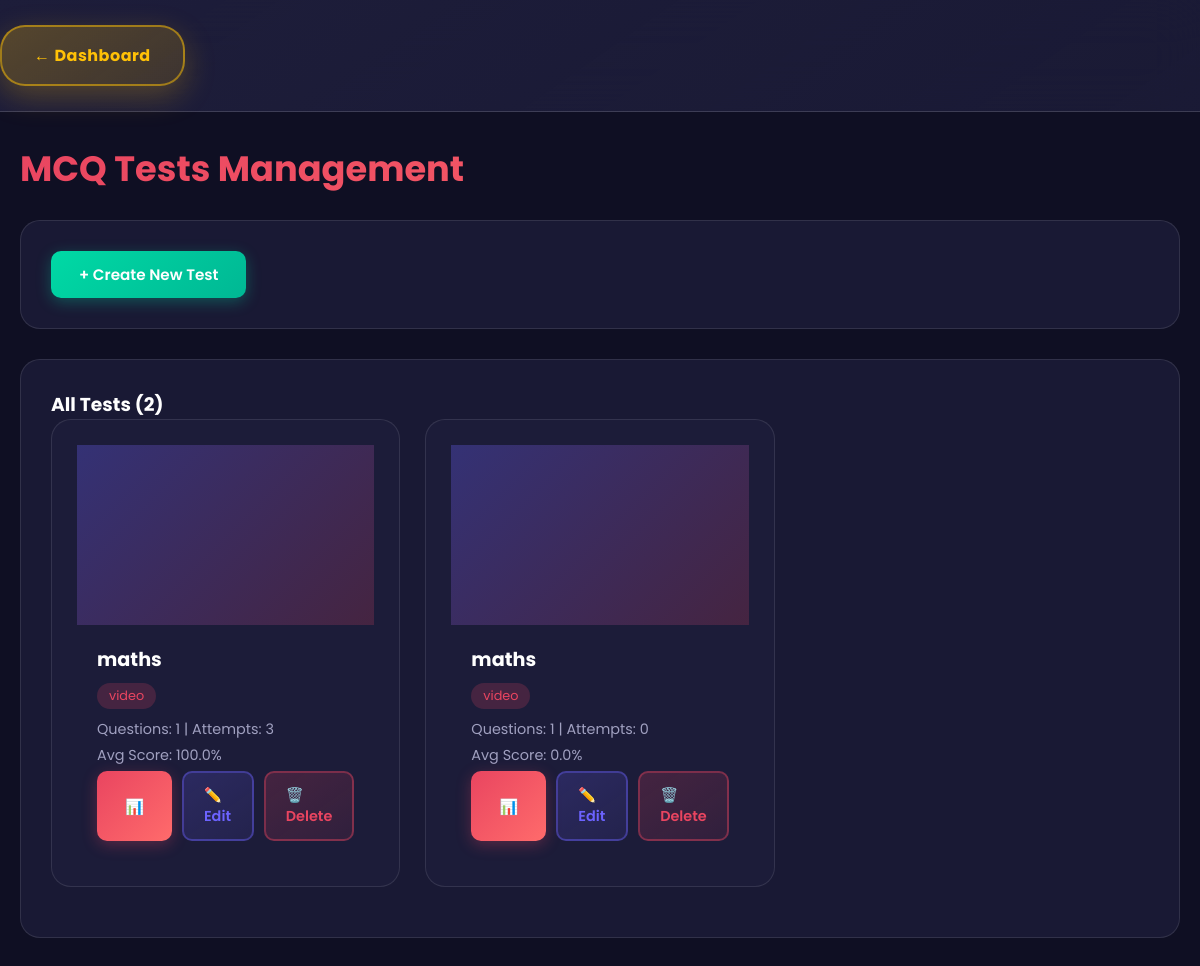
/teacher/tests/manage (signed in), run on the app's committed database.
### models.py (models this page shows)
class McqTest(Base):
    __tablename__ = 'mcq_tests'
    id = Column(Integer, primary_key=True)
    subject_id = Column(Integer, ForeignKey('subjects.id'), nullable=False)
    title = Column(String(200), nullable=False)
    topic = Column(String(100), nullable=False)
    created_by = Column(Integer, ForeignKey('users.id'), nullable=False)
    created_at = Column(TIMESTAMP, default=datetime.utcnow)
    questions = relationship('McqQuestion', back_populates='test')

### app.py (the view)
@app.route('/teacher/tests')
@app.route('/teacher/tests/manage')
@login_required
def teacher_tests():
    if current_user.role.value != 'teacher':
        return redirect('/teacher/login')
    session_db = get_session()
    tests = session_db.query(McqTest).order_by(McqTest.created_at.desc()).all()
    for test in tests:
        test.id = test.id
        test.question_count = session_db.query(McqQuestion).filter_by(test_id=test.id).count()
        test.attempts = session_db.query(TestResult).filter_by(test_id=test.id).count()
        results = session_db.query(TestResult).filter_by(test_id=test.id).all()
        test.avg_score = sum(r.score / r.total_questions for r in results) / len(results) if results else 0
    session_db.close()
    return render_template('teacher_tests.html', tests=tests)

### app.py (called while the page is built)
@login_manager.user_loader
def load_user(user_id):
    session = get_session()
    user = session.query(User).get(int(user_id))
    session.close()
    if user:
        return FlaskUser(user)
    return None

### models.py (called while the page is built)
def get_engine(db_url='sqlite:///attendance.db'):
    return create_engine(db_url, echo=False)

def get_session():
    engine = get_engine()
    SessionLocal = sessionmaker(autocommit=False, autoflush=False, bind=engine)
    return SessionLocal()

### templates/teacher_tests.html (shortened to what this page needs)
<!DOCTYPE html>
<html lang="en">
<head>
    <link rel="stylesheet" href="{{ url_for('static', filename='css/style.css') }}">
</head>
<body>
    <nav>
        <a href="/teacher/dashboard" class="back-btn">
            ← Dashboard
        </a>
    </nav>
    <div class="container">
        <h1>MCQ Tests Management</h1>
        <div class="card" style="margin-bottom: 30px;">
            <a href="/teacher/tests/create" class="btn btn-success">
                + Create New Test
            </a>
        </div>
        <div class="card">
            <h3>All Tests ({{ tests|length }})</h3>
            <div class="video-grid">
                {% for test in tests %}
                <div class="video-card test-card">
                    <div class="video-thumbnail">
                    </div>
                    <div class="video-info">
                        <h4>{{ test.title }}</h4>
                        <span class="video-topic">{{ test.topic }}</span>
                        <p>Questions: {{ test.question_count }} | Attempts: {{ test.attempts }}</p>
                        <p>Avg Score: {{ "%.1f"|format(test.avg_score * 100) }}%</p>
                        <div style="display: flex; gap: 10px;">
                            <a href="/teacher/tests/{{ test.id }}/detail" class="btn btn-primary">
                                📊
                            </a>
                            <a href="/teacher/tests/{{ test.id }}/edit" class="btn btn-edit">
                                ✏️ Edit
                            </a>
                            <a href="/teacher/tests/{{ test.id }}/delete" class="btn btn-delete" onclick="return confirm('Delete test?')">
                                🗑️ Delete
                            </a>
                        </div>
                    </div>
                </div>
                {% else %}
                <div class="empty-state">
                    <i class="fas fa-clipboard-list"></i>
                    <h3>No Tests Created</h3>
                    <p>Create your first MCQ test above.</p>
                </div>
                {% endfor %}
            </div>
        </div>
    </div>
</body>
</html>

### static/css/style.css (style rules this page uses)
:root { --primary: #1a1a2e; --secondary: #16213e; --accent: #e94560; --success: #00d9a5; --warning: #ffc107; --background: #0f0f23; --card-bg: #1f1f3d; --text-primary: #ffffff; --text-secondary: #a0a0c0; --gradient-1: linear-gradient(135deg, #1a1a2e 0%, #16213e 100%); --gradient-2: linear-gradient(135deg, #e94560 0%, #ff6b6b 100%); --gradient-3: linear-gradient(135deg, #00d9a5 0%, #00b894 100%); --glass: rgba(31, 31, 61, 0.7); --glass-border: rgba(255, 255, 255, 0.1); --shadow: 0 8px 32px rgba(0, 0, 0, 0.3); --transition: all 0.3s ease; }
* { margin: 0; padding: 0; box-sizing: border-box; }
body { font-family: 'Poppins', sans-serif; background: var(--background); color: var(--text-primary); min-height: 100vh; overflow-x: hidden; }
.container { max-width: 1400px; margin: 0 auto; padding: 0 20px; }
.btn { padding: 12px 28px; border: none; border-radius: 10px; font-family: 'Poppins', sans-serif; font-weight: 600; font-size: 0.95rem; cursor: pointer; transition: var(--transition); text-decoration: none; display: inline-flex; align-items: center; gap: 8px; }
.btn-primary { background: var(--gradient-2); color: white; box-shadow: 0 4px 15px rgba(233, 69, 96, 0.3); }
.btn-success { background: var(--gradient-3); color: white; box-shadow: 0 4px 15px rgba(0, 217, 165, 0.3); }
.card { background: var(--glass); border-radius: 20px; padding: 30px; border: 1px solid var(--glass-border); margin-bottom: 30px; }
.btn-edit { background: linear-gradient(145deg, rgba(108,99,255,0.2), rgba(108,99,255,0.1)); border: 2px solid rgba(108,99,255,0.4); color: #6c63ff; padding: 12px 20px; font-size: 0.9rem; }
.btn-delete { background: linear-gradient(145deg, rgba(233,69,96,0.2), rgba(233,69,96,0.1)); border: 2px solid rgba(233,69,96,0.4); color: var(--accent); padding: 12px 20px; font-size: 0.9rem; }
.back-btn { display: inline-flex; align-items: center; gap: 12px; padding: 16px 32px; background: linear-gradient(145deg, rgba(255,193,7,0.25), rgba(255,193,7,0.15)); border: 2px solid rgba(255,193,7,0.5); color: var(--warning); font-weight: 700; border-radius: 25px; text-decoration: none; transition: all 0.4s cubic-bezier(0.175, 0.885, 0.32, 1.275); box-shadow: 0 10px 30px rgba(255,193,7,0.25); font-size: 1rem; letter-spacing: 0.5px; }
nav { padding: 25px 0; background: linear-gradient(145deg, rgba(31,31,61,0.9), rgba(31,31,61,0.7)); backdrop-filter: blur(25px); border-bottom: 1px solid rgba(255,255,255,0.15); margin-bottom: 20px; }
.video-grid { display: grid; grid-template-columns: repeat(auto-fill, minmax(300px, 1fr)); gap: 25px; }
.video-card { background: var(--glass); border-radius: 20px; overflow: hidden; border: 1px solid var(--glass-border); transition: var(--transition); }
.video-thumbnail { width: 100%; height: 180px; background: var(--secondary); display: flex; align-items: center; justify-content: center; font-size: 3rem; color: var(--text-secondary); }
.video-info { padding: 20px; }
.video-topic { background: rgba(233, 69, 96, 0.2); color: var(--accent); padding: 4px 12px; border-radius: 20px; font-size: 0.8rem; display: inline-block; margin-bottom: 10px; }
.test-card { background: var(--glass); border-radius: 20px; padding: 25px; border: 1px solid var(--glass-border); margin-bottom: 20px; transition: var(--transition); }
.test-card { position: relative; overflow: hidden; }
.test-card .video-thumbnail { background: linear-gradient(135deg, rgba(108, 99, 255, 0.3), rgba(233, 69, 96, 0.2)); font-size: 3.5rem; }
.test-card .video-info h4 { font-size: 1.2rem; margin-bottom: 8px; }
.test-card .video-info p { color: var(--text-secondary); font-size: 0.9rem; margin-bottom: 5px; }
body > .container > h1 { font-size: 2.2rem; font-weight: 700; margin: 30px 0 25px; background: var(--gradient-2); -webkit-background-clip: text; -webkit-text-fill-color: transparent; background-clip: text; }

### data on the page
McqTest: title "maths", topic "video", question_count "1", attempts "3", avg_score "100.0"
McqTest: title "maths", topic "video", question_count "1", attempts "0", avg_score "0.0"

### other printed values
{{ tests|length }} "2"
